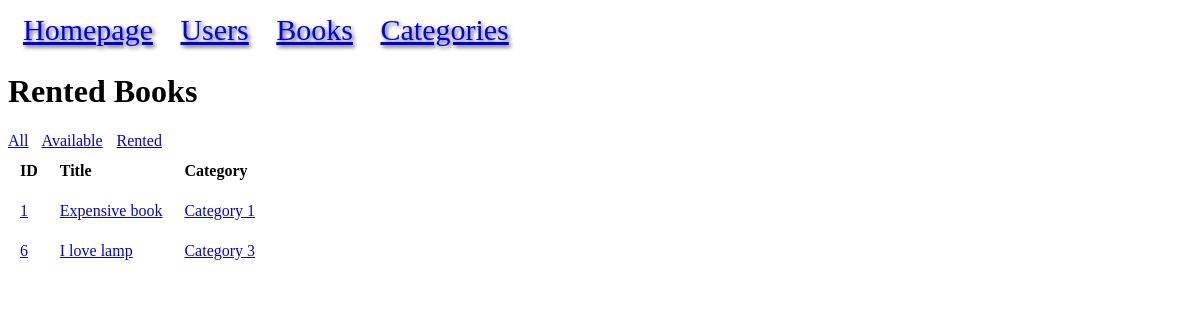
Before: /rented with the older database file.
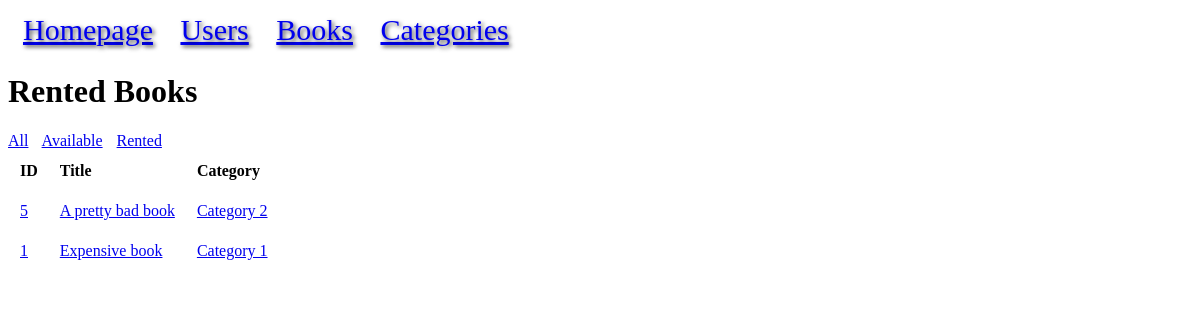
After: the same page with the newer database file.
### models.py (models this page shows, shortened)
class Book(db.Model):
    id = mapped_column(Integer, primary_key=True, autoincrement=True)
    title = mapped_column(String)
    price = mapped_column(DECIMAL(10, 2))
    available = mapped_column(Integer, default=0)
    rating = mapped_column(Integer)
    upc = mapped_column(String, unique=True)
    url = mapped_column(String)
    category_id = mapped_column(Integer, ForeignKey("category.id"))
    category = relationship("Category", back_populates="books")
    rentals = relationship("BookRental", back_populates="book")

class Category(db.Model):
    id = mapped_column(Integer, primary_key=True)
    name = mapped_column(String, unique=True)
    books = relationship("Book", back_populates="category")

### app.py (the view)
@app.route("/rented")
def rented():
    statement = db.select(Book).where(Book.rentals.any(BookRental.returned == None)).order_by(Book.title)
    results = db.session.execute(statement).scalars()
    return render_template("rented.html", results=results)

### templates/rented.html
{% extends "base.html" %}
{% block content %}
<h1>Rented Books</h1>
<span style="margin-right: 10px;"><a href="{{ url_for('books') }}">All</a></span>
<span style="margin-right: 10px;"><a href="{{ url_for('available') }}">Available</a></span>
<span><a href="{{ url_for('rented') }}">Rented</a></span>
<br>
<table>
<tr>
    <th style="text-align: left;">ID</th>
    <th style="text-align: left;">
        Title
    </th>
    <th style="text-align: left;">Category</th>
</tr>
{% for book in results %}
<tr>
    <td><a href="{{ url_for('book', id=book.id) }}">{{ book.id }}</a></td>
    <td><a href="{{ url_for('book', id=book.id) }}">{{ book.title }}</a></td>
    <td><a href="{{ url_for('category_detail', name=book.category.name) }}">{{ book.category.name }}</a></td>
</tr>
{% endfor %}
</table>
{% endblock %}

Changed rows visible on the page:
no longer on this page (row edited): Book: id "6", title "I love lamp", category.name "Category 3"
now on this page (row unchanged): Book: id "5", title "A pretty bad book", category.name "Category 2"
